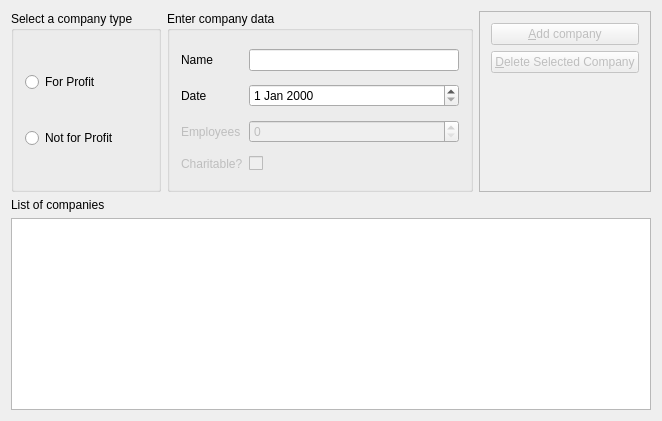
<?xml version="1.0" encoding="UTF-8"?>
<ui version="4.0">
 <class>MainWindow</class>
 <widget class="QMainWindow" name="MainWindow">
  <property name="geometry">
   <rect>
    <x>0</x>
    <y>0</y>
    <width>662</width>
    <height>421</height>
   </rect>
  </property>
  <property name="windowTitle">
   <string>Company</string>
  </property>
  <widget class="QWidget" name="centralWidget">
   <layout class="QGridLayout" name="gridLayout_2">
    <item row="2" column="0">
     <widget class="QLabel" name="lblList">
      <property name="text">
       <string>List of companies</string>
      </property>
     </widget>
    </item>
    <item row="0" column="1">
     <widget class="QGroupBox" name="boxData">
      <property name="title">
       <string>Enter company data</string>
      </property>
      <layout class="QGridLayout" name="gridLayout">
       <item row="1" column="0">
        <widget class="QLabel" name="lblDate">
         <property name="text">
          <string>Date</string>
         </property>
        </widget>
       </item>
       <item row="1" column="1">
        <widget class="QDateEdit" name="datDate"/>
       </item>
       <item row="0" column="0">
        <widget class="QLabel" name="lblName">
         <property name="text">
          <string>Name</string>
         </property>
        </widget>
       </item>
       <item row="0" column="1">
        <widget class="QLineEdit" name="txtName"/>
       </item>
       <item row="2" column="0">
        <widget class="QLabel" name="lblEmployees">
         <property name="enabled">
          <bool>false</bool>
         </property>
         <property name="text">
          <string>Employees</string>
         </property>
        </widget>
       </item>
       <item row="3" column="0">
        <widget class="QLabel" name="lblCharitable">
         <property name="enabled">
          <bool>false</bool>
         </property>
         <property name="text">
          <string>Charitable?</string>
         </property>
        </widget>
       </item>
       <item row="3" column="1">
        <widget class="QCheckBox" name="chkCharitable">
         <property name="enabled">
          <bool>false</bool>
         </property>
         <property name="text">
          <string/>
         </property>
        </widget>
       </item>
       <item row="2" column="1">
        <widget class="QSpinBox" name="spnEmployees">
         <property name="enabled">
          <bool>false</bool>
         </property>
         <property name="maximum">
          <number>99999999</number>
         </property>
        </widget>
       </item>
      </layout>
     </widget>
    </item>
    <item row="0" column="0">
     <widget class="QGroupBox" name="boxCompanyType">
      <property name="title">
       <string>Select a company type</string>
      </property>
      <layout class="QVBoxLayout" name="verticalLayout">
       <item>
        <widget class="QRadioButton" name="radProfit">
         <property name="text">
          <string>For Profit</string>
         </property>
        </widget>
       </item>
       <item>
        <widget class="QRadioButton" name="radNotProfit">
         <property name="text">
          <string>Not for Profit</string>
         </property>
        </widget>
       </item>
      </layout>
     </widget>
    </item>
    <item row="0" column="2">
     <widget class="QFrame" name="frame">
      <property name="frameShape">
       <enum>QFrame::StyledPanel</enum>
      </property>
      <property name="frameShadow">
       <enum>QFrame::Raised</enum>
      </property>
      <layout class="QVBoxLayout" name="verticalLayout_2">
       <item>
        <widget class="QPushButton" name="btnAdd">
         <property name="enabled">
          <bool>false</bool>
         </property>
         <property name="text">
          <string>&amp;Add company</string>
         </property>
        </widget>
       </item>
       <item>
        <widget class="QPushButton" name="btnDelete">
         <property name="enabled">
          <bool>false</bool>
         </property>
         <property name="text">
          <string>&amp;Delete Selected Company</string>
         </property>
        </widget>
       </item>
       <item>
        <spacer name="verticalSpacer">
         <property name="orientation">
          <enum>Qt::Vertical</enum>
         </property>
         <property name="sizeHint" stdset="0">
          <size>
           <width>20</width>
           <height>40</height>
          </size>
         </property>
        </spacer>
       </item>
      </layout>
     </widget>
    </item>
    <item row="3" column="0" colspan="3">
     <widget class="QListWidget" name="listWidget">
      <property name="alternatingRowColors">
       <bool>true</bool>
      </property>
      <property name="selectionMode">
       <enum>QAbstractItemView::ExtendedSelection</enum>
      </property>
     </widget>
    </item>
   </layout>
  </widget>
 </widget>
 <layoutdefault spacing="6" margin="11"/>
 <resources/>
 <connections/>
</ui>
